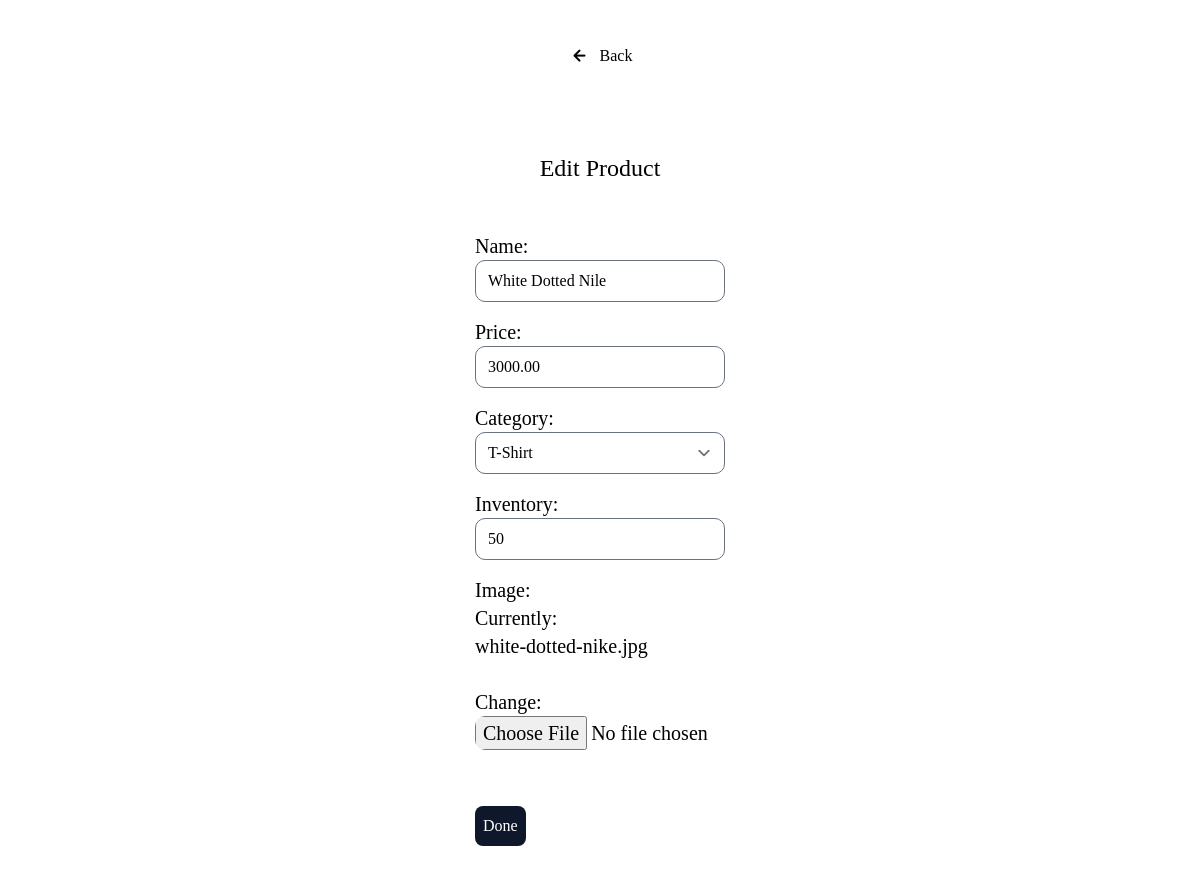
Before: /dashboard/product/edit/3 with the older database file.
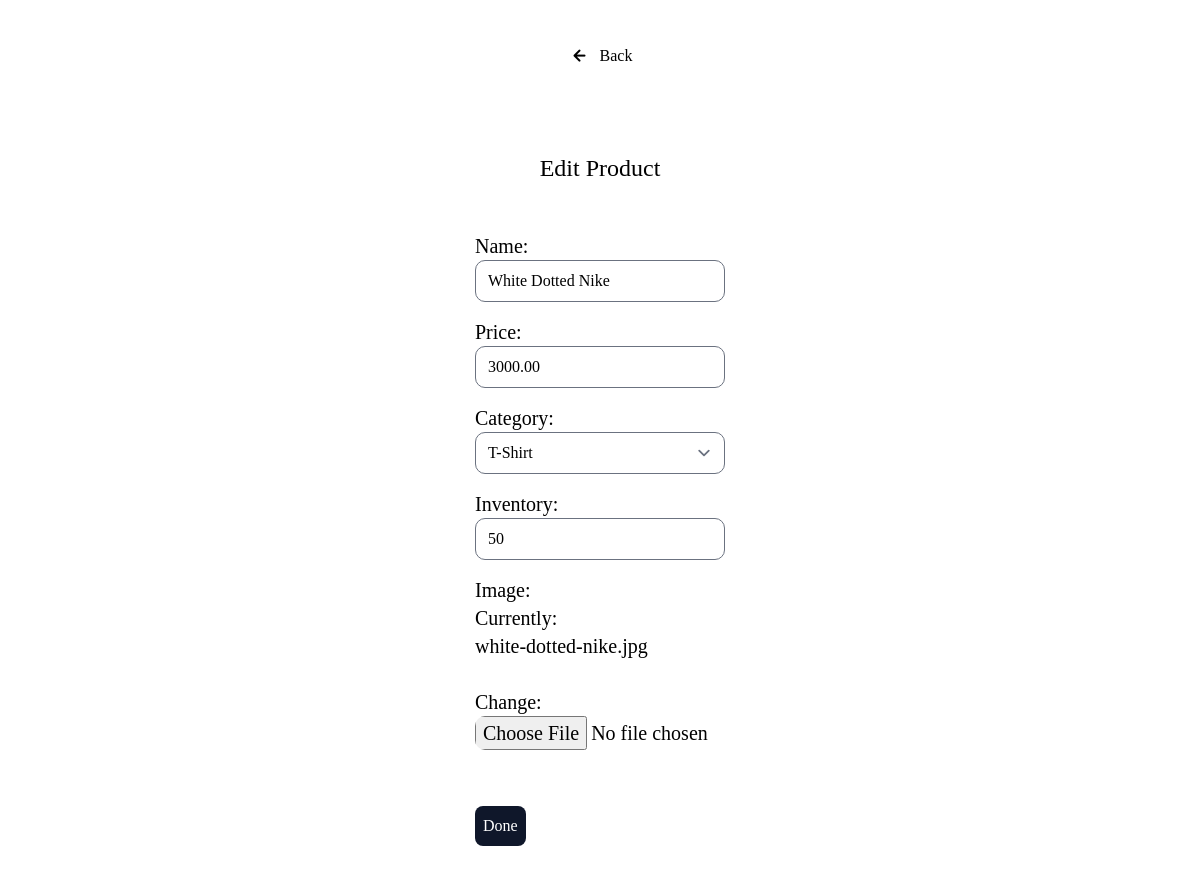
After: the same page with the newer database file.
### shop/models.py (models this page shows, shortened)
class Product(models.Model):
    name = models.CharField(max_length=100)
    price = models.DecimalField(max_digits=7, decimal_places=2)
    category = models.ForeignKey(Category, on_delete=models.SET_NULL, null=True)
    inventory = models.IntegerField()
    image = models.ImageField()

### dashboard/views.py (the view)
# urls.py: path('product/edit/<pk>', UpdateProduct.as_view(), name='update-product'),
class UpdateProduct(UpdateView):
    model = Product
    fields = ['name', 'price', 'category', 'inventory', 'image']
    template_name: str = 'dash/product_update.html'
    success_url: str = '/dashboard/products'

### shop/models.py (called while the page is built)
    def __str__(self) -> str:
        return self.name

### dashboard/templates/dash/product_update.html
{% extends 'base.html' %}
{% block content %}
<div class="w-full product-form flex flex-col items-center text-black">
    <div class="back flex justify-start items-center cursor-pointer group my-10">
        <i class="uil uil-arrow-left text-2xl group-hover:-translate-x-10 transition duration-300 ease-in-out"></i>
        <a href="/dashboard/products" class="ml-2 hover:text-black">Back</a>
    </div>
    <h1 class="text-2xl my-10">Edit Product</h1>
    {% include 'form.html' %}
</div>
{% endblock %}

### templates/form.html (shortened to what this page needs)
<form action="#"  enctype="multipart/form-data" method="POST" class="flex flex-col items-start">
    {% for field in form %}
    <div class="field flex flex-col text-black text-xl my-2">
        {{ field.label_tag }} {{ field }}
    </div>
    {% endfor %}
    <button class="bg-slate-900 text-white p-2 my-5 rounded-lg" type="submit">Done</button>
</form>

Changed rows visible on the page:
changed Product "T-Shirt": name "White Dotted Nile" → "White Dotted Nike"
